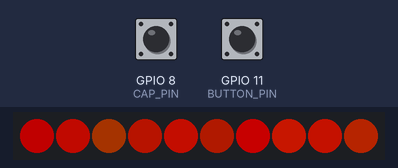
A sketch run on a simulated ESP32-S3. Parts: 10 RGB LEDs in strip order, left to right. The test bench sets the inputs (shaded band); at power-on: GPIO 11 (BUTTON_PIN) LOW, GPIO 8 (CAP_PIN) HIGH. Dim RGB values are drawn brighter than linear; random numbers use the default seed unless the sketch sets one; what the sketch prints to the serial monitor is not drawn.

Above: at 1.2 s.
1.3 s: GPIO 11 (BUTTON_PIN) pulled HIGH for 3.2 s
At 1.9 s:
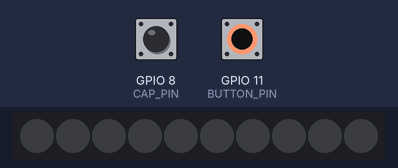
5.1 s: GPIO 11 (BUTTON_PIN) pulled HIGH for 0.15 s
At 5.57 s:
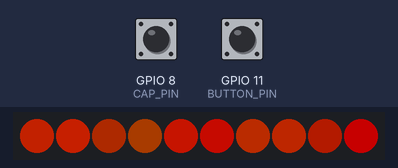

The sketch:

rgbFlicker_Button.ino
```cpp
// This code will read a pushbutton and a capacitive sensor and change the RGB LEDs accordingly
#include <Adafruit_NeoPixel.h>

// Define the LED, Button, and Capacitive Sensor Pins as constants
#define LED_PIN 21
#define LED_COUNT 10
#define BUTTON_PIN 11
#define CAP_PIN 8

// Define the touch sensor and threshold
long TR;
long threshold = 100000;

// Declare our NeoPixel strip object:
Adafruit_NeoPixel strip(LED_COUNT, LED_PIN, NEO_GRB + NEO_KHZ800);

int buttonState = 0;  // variable for reading the pushbutton status

void setup() {
  // put your setup code here, to run once:
  Serial.begin(115200);

  // initialize the pushbutton pin as an input:
  pinMode(BUTTON_PIN, INPUT);
  // initialize the RGB LEDs
  strip.begin();
  strip.show();
  strip.setBrightness(100);
  setRGB('O');    // RGBs turn OFF
}

void loop() {
  // read the state of the pushbutton value:
  buttonState = digitalRead(BUTTON_PIN);

  setRGB('R');  // RGBs turn ON Red

  if (buttonState == HIGH) {  // check if the pushbutton is pressed. If it is, the buttonState is HIGH:
    setRGB('O');    // RGBs turn OFF

    // PLAY BUTTON SOUND HERE
    Serial.println("PLAY BUTTON SOUND HERE");

  } else {    // if the pushbutton is NOT pressed. buttonState is LOW - 'else'
    // read the capacitive sensor
    TR = touchRead(CAP_PIN);
    Serial.println(TR);

    if (TR > threshold){   // check if the capactive sensor is above threshold - pressed
      setRGB('B');    // RGBs turn ON Blue
      //PLAY CAPACITIVE SENSOR SOUND HERE
      Serial.println("PLAY CAPACITIVE SENSOR SOUND HERE");
      delay(100);     // delay to keep the blue on - will be removed when audio plays
    }
     else {   // if the capacitive sensor is NOT pressed
      setRGB('R');    // RGBs turn ON Red
    }
  }
}

// RGB color defining function
void setRGB(char color) {
  if (color == 'R') {
    strip.clear();
    strip.show();
    // RGBs turn ON RED 'fire'
    Serial.println("Color set to Red Fire");
    for(int i = strip.numPixels()-1; i >= 0; i--){
      strip.setPixelColor(i, random(100, 255), random(50), 0, 0);   // random brightness of LEDs to try to create red 'fire' effect
      strip.show();
    }
  } else if (color == 'B') {
      strip.clear();
      strip.show();
      // RGBs turn ON BLUE 'fire
      Serial.println("Color set to Blue Fire");
      for(int i = strip.numPixels()-1; i >= 0; i--){
        // strip.setPixelColor(i, 0, 0, random(200, 255), 0);   // random brightness of LEDs to try to create blue 'fire' effect
        strip.setPixelColor(i, 0, random(50), random(100, 255), 0);   // random brightness of LEDs to try to create blue 'fire' effect
        strip.show();
      }
  } else if (color == 'O') {
    // RGBs turn OFF
    strip.clear();
    strip.show();
  } else {
    Serial.println("Color not supported");
  }
}
```
